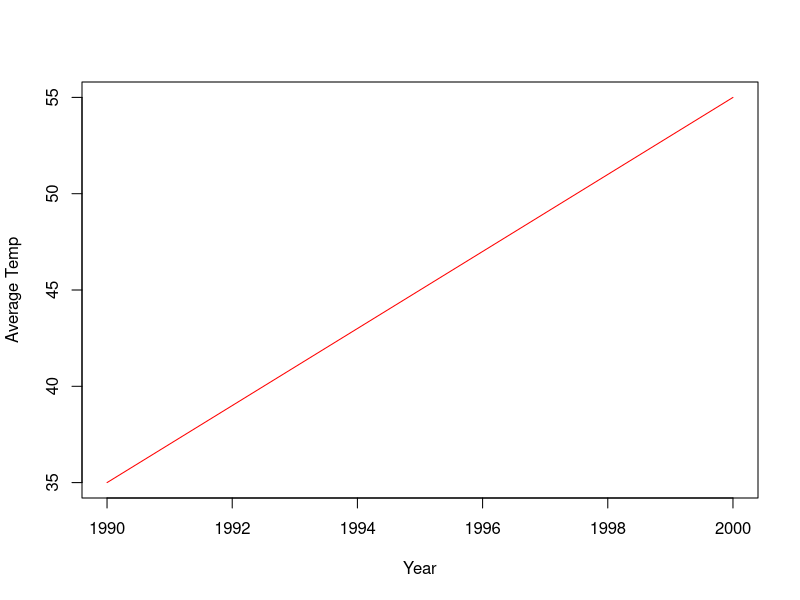
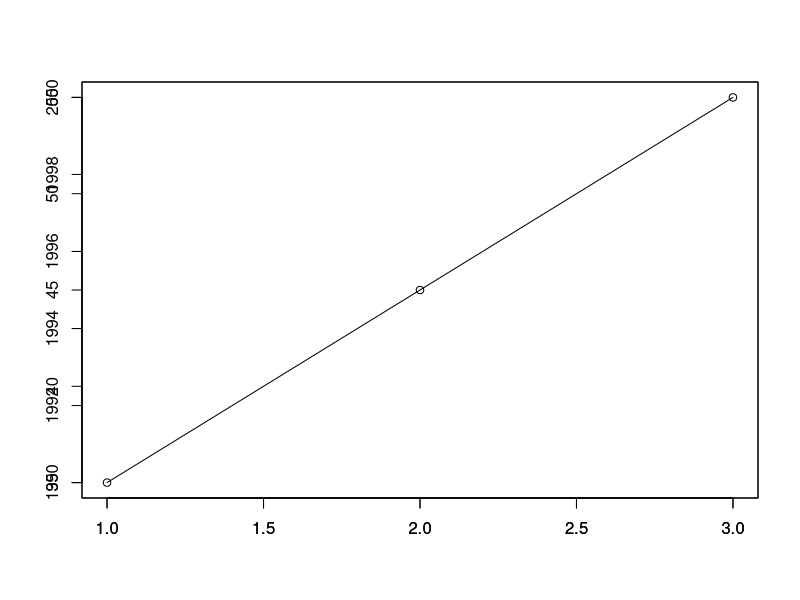
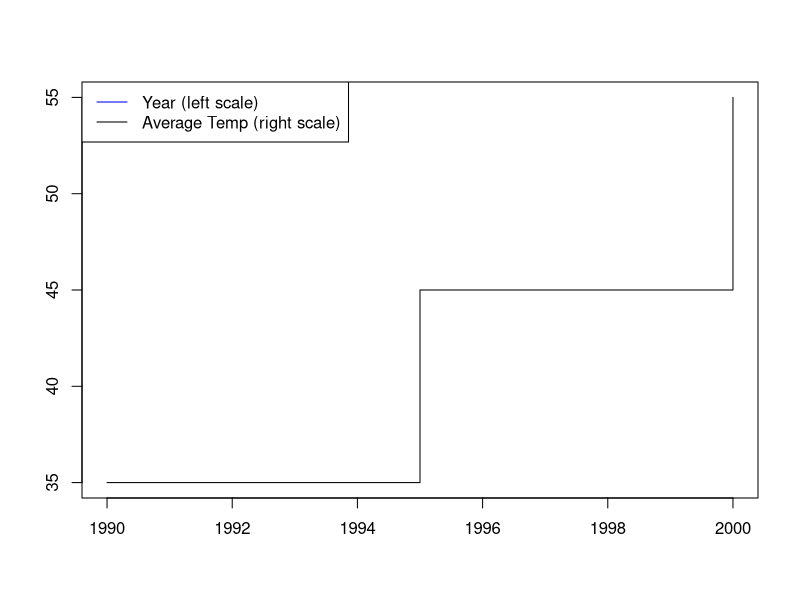
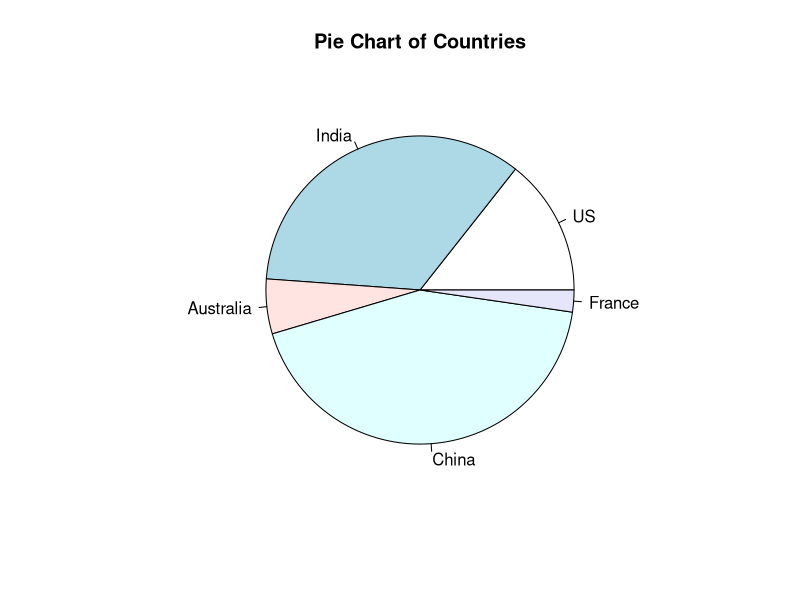
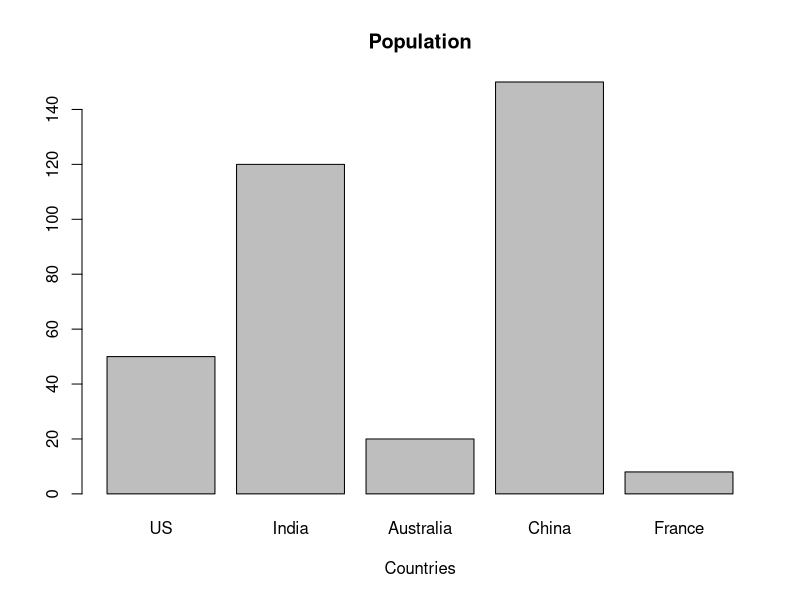

Here is the R script that generated these plots, in order:
# Examples of graphs/chars in R

# High-level plotting commands:	High-level plotting functions are designed to generate a complete plot of the data passed as arguments to the function.
# Low-level plotting commands:	Functions don’t produce exactly the kind of plot you desire  	
# Interacting with graphics: Functions which allow users to extract or add information to a plot using a mouse

# Create two vectors of Year and Average temperature
xaxis <- c(1990, 1995, 2000)
yaxis <- c(35, 45, 55)

# plot the graph with x-axis, y-axis, type line, xlabel, ylabel, colour attributes
plot(xaxis, yaxis, type="l", xlab="Year", ylab="Average Temp", col="red")

# If you want two lines to be drawn on top of each other use par(new=TRUE) in between the two plots.
# The following will show years as line and temperature as points on the same graph.
plot(1:3, xaxis, xlab="", ylab="", type="l")
par(new=TRUE)
plot(1:3, yaxis, xlab="", ylab="", type="p")

# low-level command example is legend function.
plot(xaxis, yaxis, xlab="", ylab="", type="s")
legend(x="topleft", y=NULL, bty="o", lty=c(1,1), col=c("blue","black"),
       legend=c("Year (left scale)", "Average Temp (right scale)"))

# Example of Pie Chart, showing country population
population <- c(50, 120, 20, 150, 8)
countries <- c("US", "India", "Australia", "China", "France")
pie(population, labels = countries, main="Pie Chart of Countries")

# Bar plot of the same information
barplot(population, main="Population", xlab="Countries", names.arg = countries)

# Creating a pdf with a command.
pdf("demo2.pdf", width=5.6, height=2.8, bg="yellow", pointsize=8)



# Creating a pdf with a command.
pdf("demo2.pdf", width=5.6, height=2.8, bg="yellow", pointsize=8)



